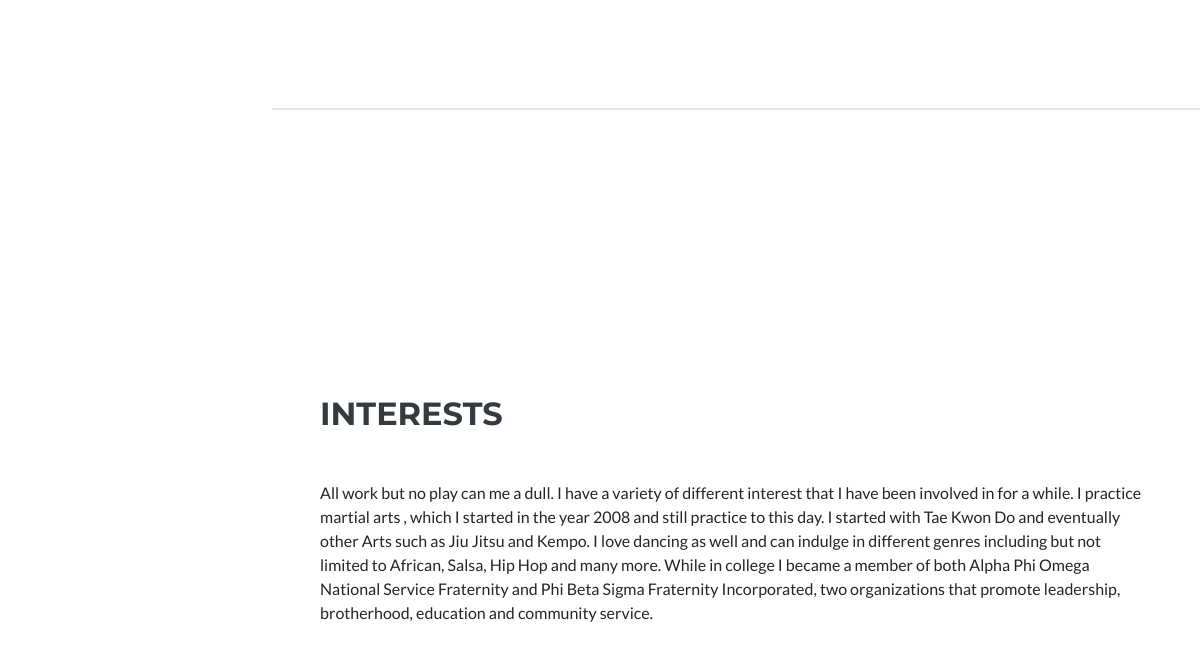
The page /profile/ (lower part) on the database as committed earlier.
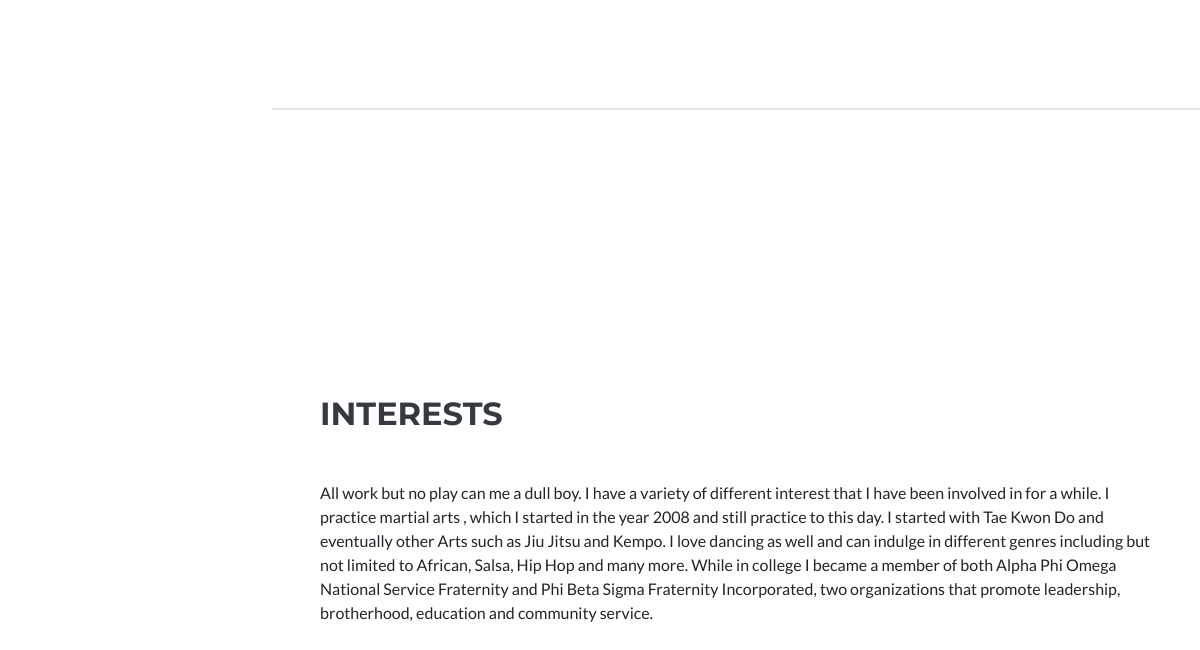
The same page on the database as committed later.
### resume/models.py (models this page shows, shortened)
class Profile(models.Model):
    first_name = models.CharField(max_length=20, db_column='FirstName', verbose_name='First Name', default='Kevin')
    last_name = models.CharField(max_length=20, db_column='LastName', verbose_name='Last Name', default='Anderson')
    occupation = models.CharField(max_length=20, default='Software Engineer')
    location_city = models.CharField(max_length=30, default='Deerfield Beach')
    location_state = models.CharField(max_length=10, default='Florida')
    profile_pic = models.ImageField(upload_to=get_profile_image_url, null=True, blank=True)
    email = models.EmailField(max_length=30, default='kevinnjeri@live.com')
    email2 = models.EmailField(max_length=30, default='devkevengineer@gmail.com')
    linkedin = models.URLField(verbose_name='LinkedIn', default='https://www.linkedin.com/in/kelvinnjeri/')
    bitbucket = models.URLField(verbose_name='Bitbucket', default='https://bitbucket.org/knjeri')
    github = models.URLField(verbose_name='Git Hub', default='https://github.com/kamaun')
    age = models.IntegerField(default=26)
    cell_number = models.BigIntegerField(default=9547935283, db_column='CellNumber', verbose_name='Cell Number')
    bio = models.TextField()
    interest = models.TextField()
    pro_bio = models.TextField(blank=True)
    class Meta:
        managed = True
        app_label = 'resume'

### resume/views.py (the view)
# urls.py: path('', include('resume.urls')),
def resume(request):
    return render(
        request=request,
        template_name='resume/resume.html',
        context={
            'title': 'Resume',
            'profile': Profile.objects.first(),
            'jobs': WorkPlaces.objects.filter(extra=False).order_by('-id'),
            'other_jobs': WorkPlaces.objects.filter(extra=True).order_by('-id'),
            'schools': School.objects.order_by('-from_year', '-from_month'),
            'technologies': Technology.objects.all().order_by('-proficiency'),
            'cat_set_one': [cat[0] for cat in category()][:int((len(category())) / 2)],
            'cat_set_two': [cat[0] for cat in category()][int((len(category())) / 2):],
            'certificates': Certification.objects.all().order_by('-cert_year', '-cert_month')
        }
    )

### resume/models.py (called while the page is built)
def category():
    category_base = ["Application Type", "Programming", "Framework", "Cloud Services", "Software", "Operating System"]
    return [(c, c) for c in category_base]

    def __str__(self):
        return self.technology

    def __str__(self):
        return f'{self.degree} in {self.concentration}'

    def location(self):
        if self.state is None:
            return f'{self.city}, {self.country}'
        else:
            return f'{self.city}, {self.state}, {self.country}'

    def is_current_school(self):
        return self.current_school

    def start_date(self):
        return f'{self.from_month} {self.from_year}'

    def end_date(self):
        return f'{self.end_month} {self.end_year}'

    def is_current_job(self):
        return self.current_job

    def start_date(self):
        return f'{self.from_month} {self.from_year}'

    def end_date(self):
        return f'{self.end_month} {self.end_year}'

    def __str__(self):
        return f'{self.source} - {self.name}'

    def issue_date(self):
        return f'{self.cert_month} {self.cert_year}'

### templates/resume/resume.html (shortened to what this page needs)
{% extends 'resume/base.html' %}
{% load static %}
{% block content %}
    {% if certificates %}
        <section class="resume-section p-3 p-lg-5 d-flex align-items-center" id="certifications">
        </section>
        <hr class="m-0">
    {% endif %}
    {% if profile.interest %}
        <section class="resume-section p-3 p-lg-5 d-flex align-items-center" id="interests">
            <div class="w-100">
                <h2 class="mb-5">Interests</h2>
                <p class="mb-0"> {{ profile.interest }} </p>
            </div>
        </section>
    {% endif %}
{% endblock %}

Rows that differ between the two databases and show on the page:
changed Profile: interest "…play can me a dull. I have a variety…" → "…play can me a dull boy. I have a variety…"
